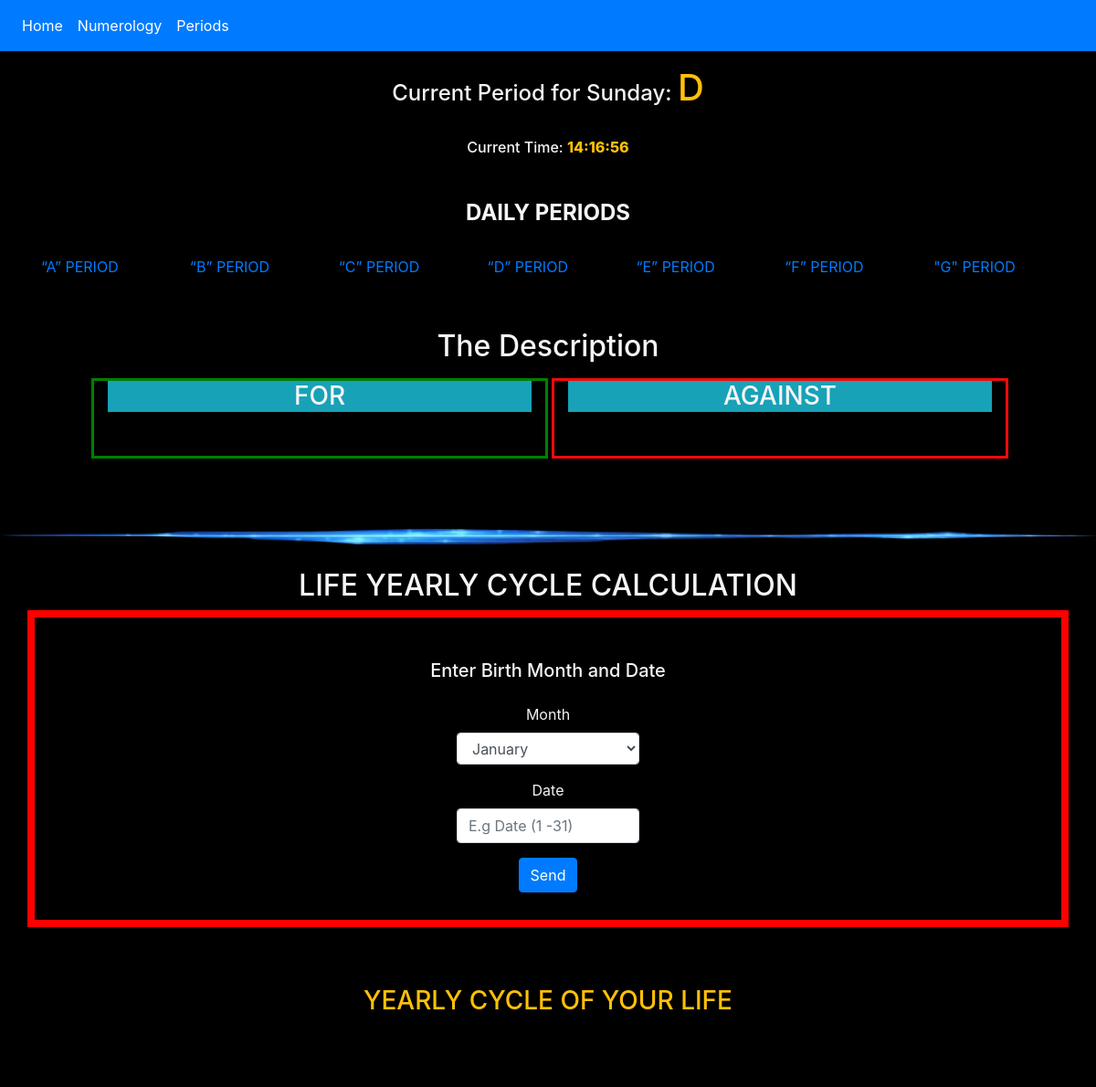
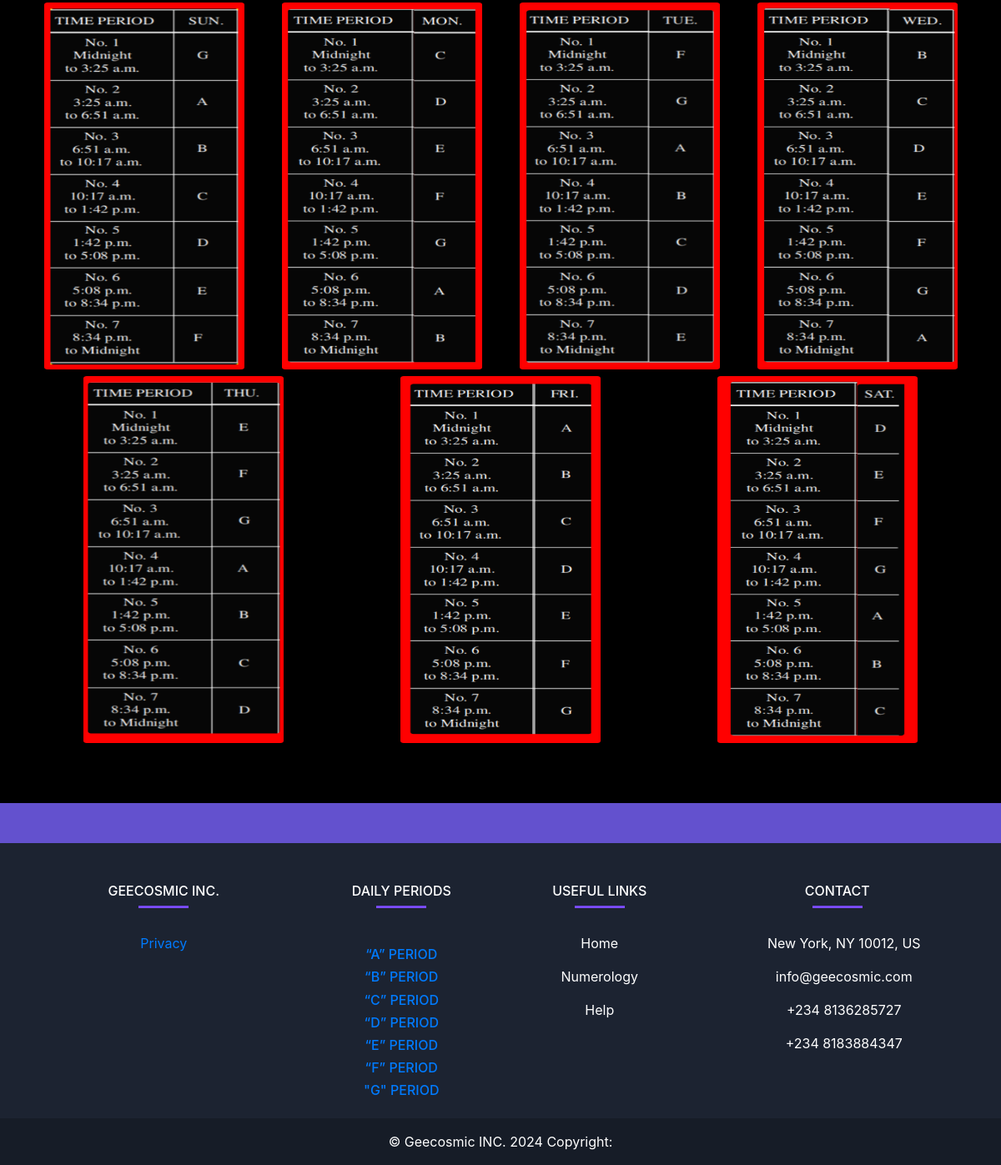
Page /main_page on the committed database (2 pictures, top to bottom).
### life/models.py (models this page shows, shortened)
class Period(models.Model):
  title =  models.CharField(max_length=200, null=True)
  message_for = models.TextField( null=True)
  message_against = models.TextField( null=True)
  class Meta:
    ordering = ['id']

### life/views.py (the view, shortened to what this page needs)
# urls.py: path('main_page', views.main_page, name='main_page'),  # Default view without a selected period
def main_page(request, id=None):
    timezone = request.COOKIES.get('timezone', 'UTC')
    start_date = None
    cycle_periods = []
    today, current_period_letter, period_index = get_period_for_day_and_time(timezone=timezone)
    periods = Period.objects.all()  # Retrieve all periods
    period = None
    if id:
        period = get_object_or_404(Period, id=id)
    context = {
        'periods': periods,
        'selected_period': period,  # Pass the selected period details to the template
        'today': today,
        'current_period_letter':current_period_letter ,
        'period_index': period_index,
        'cycle_periods': cycle_periods,
        'start_date':  start_date,
    }
    return render(request, 'main_page.html', context)

### life/context_processors.py (called while the page is built)
def periods_processor(request):
    periods = Period.objects.all().order_by('-title')
    return {'periods': periods}

### life/templates/main_page.html (shortened to what this page needs)
{% load static %}
<!DOCTYPE html>
<html lang="en">
<head>
    <link rel="stylesheet" href="https://cdn.jsdelivr.net/npm/bootstrap@4.6.2/dist/css/bootstrap.min.css">
</head>
<body>
    {%include "nav.html"%}
<h4 class="text-center pt-3">
  Current Period for {{ today }}: <b class="text-warning h1">{{ current_period_letter }}</b>
</h4>
<br>
<h6 class="text-center">Current Time: <span class="text-warning" id="clock"></span></h6>
<br>
<center class="pt-3">
    <h4><b>DAILY PERIODS</b></h4></center> <br>
<div class="container">
    <div class="row">
        {% for period in periods %}
        <div class="col perd">
            <a href="{% url 'main_page_with_detail' period.id %}#here">{{ period.title }}</a></h4>
        </div>
        {% endfor %}
    </div>
</div>
<br> <br>
<center  id="here" class="p-2"><h2>The  Description</h2>
</center>
<div class="container-fluid">
    <div class="row">
        <div class="col-md-1">
        </div>
        <div class="col-md-5 bpro mr-1">
            <center class="bg-info"><h3>FOR</h3></center><br>
        </div>
        <div class="col-md-5 bcon">
            <center class="bg-info"><h3>AGAINST</h3></center><br>
        </div>
    </div>
</div><br> <br> <br>
<img class="imgw" src="{% static 'images2/line2.png' %}" width="100%" alt="Image"> <br> <br>
<h2 class="text-center">LIFE YEARLY CYCLE CALCULATION</h2>
<div class="container con1">
  <center>
    <div class="container">
      <h5 class="p-3">Enter Birth Month and Date</h5>
  <form class="fm" method="POST" action="" id="yearly-cycle-form">
  <div class="form-group">
  <label for="month">Month</label>
  <select style="width:200px; height:35px;" id="month" name="month" class="form-control">
  <option value="January">January</option>
  </select>
  </div>
  <div class="form-group">
  <label for="date">Date</label>
  <input style="width:200px;" type="number" class="form-control" id="date" name="date" placeholder="E.g Date (1 -31)">
  </div>
  <button  onclick="window.location.hash='yearcycle';" type="submit" class="btn btn-primary">Send</button>
  </form>
  </center>
 </div><br>
  <br>
  <div id="yearcycle" class="container mt-3">
    <h3 class="pb-3 text-warning text-center">YEARLY CYCLE OF YOUR LIFE</h3>
</div> <br> <br>
<div class="container text-center">
    <div class="row">
      <div class="col py-2"><img src="{% static 'images/days/sun' %}.png" width="240px" height="440px" alt="Image">
      </div>
      <div class="col py-2"><img src="{% static 'images/days/mon' %}.png" width="240px" height="440px" alt="Image">
      </div>
      <div class="col py-2"><img src="{% static 'images/days/tue' %}.png" width="240px" height="440px" alt="Image">
      </div>
      <div class="col py-2"><img src="{% static 'images/days/wed' %}.png" width="240px" height="440px" alt="Image">
      </div>
    </div>
  </div>
  <div class="container text-center">
    <div class="row">
      <div class="col"><img src="{% static 'images/days/thur' %}.png" width="240px" height="440px" alt="Image"><br><br>
      </div>
      <div class="col"><img src="{% static 'images/days/fri' %}.png" width="240px" height="440px" alt="Image"><br><br>
      </div>
      <div class="col"><img src="{% static 'images/days/sat' %}.png" width="240px" height="440px" alt="Image"><br><br>
      </div>
    </div>
  </div> <br><br>
{% include "footer.html"%}
</body>
</html>

### life/templates/nav.html (shortened to what this page needs)
<nav class="navbar navbar-expand-lg navbar-dark bg-primary">
  <div class="collapse navbar-collapse" id="navbarSupportedContent">
    <ul class="navbar-nav mr-auto">
      <li class="nav-item active">
        <a class="nav-link" href="/">Home</a>
      </li>
      <li class="nav-item active">
        <a class="nav-link" href="{% url 'index2' %}">Numerology</a>
      </li>
      <li class="nav-item active">
        <a class="nav-link" href="{% url 'main_page' %}">Periods</a>
      </li>
    </ul>
  </div>
</nav>

### life/templates/footer.html (shortened to what this page needs)
  <footer
          class="text-center text-lg-start text-white"
          style="background-color: #1c2331"
          >
    <section
             class="d-flex justify-content-between p-4"
             style="background-color: #6351ce"
             >
    </section>
    <section class="">
      <div class="container text-center text-md-start mt-5">
        <div class="row mt-3">
          <div class="col-md-3 col-lg-4 col-xl-3 mx-auto mb-4">
            <h6 class="text-uppercase fw-bold">Geecosmic Inc.</h6>
            <hr
                class="mb-4 mt-0 d-inline-block mx-auto"
                style="width: 60px; background-color: #7c4dff; height: 2px"
                />
            <p>
              <a href="{% url 'privacy-page' %}">Privacy</a></h4>
            </p>
          </div>
          <div class="col-md-2 col-lg-2 col-xl-2 mx-auto mb-2">
            <h6 class="text-uppercase fw-bold">Daily Periods</h6>
            <hr
                class="mb-4 mt-0 d-inline-block mx-auto"
                style="width: 60px; background-color: #7c4dff; height: 2px"
                />
            <p>
                {% for period in periods %}
                    <h6>
                        <a href="{% url 'main_page_with_detail' period.id %}#here">{{ period.title }}</a></h4>
                    </h6>
                {% endfor %}
            </p>
          </div>
          <div class="col-md-3 col-lg-2 col-xl-2 mx-auto mb-4">
            <h6 class="text-uppercase fw-bold">Useful links</h6>
            <hr
                class="mb-4 mt-0 d-inline-block mx-auto"
                style="width: 60px; background-color: #7c4dff; height: 2px"
                />
            <p>
              <a href="{% url 'tikkun'%}" class="text-white">Home</a>
            </p>
            <p>
              <a href="{% url 'index2'%}" class="text-white">Numerology</a>
            </p>
            <p>
              <a href="#!" class="text-white">Help</a>
            </p>
          </div>
          <div class="col-md-4 col-lg-3 col-xl-3 mx-auto mb-md-0 mb-4">
            <h6 class="text-uppercase fw-bold">Contact</h6>
            <hr
                class="mb-4 mt-0 d-inline-block mx-auto"
                style="width: 60px; background-color: #7c4dff; height: 2px"
                />
            <p> New York, NY 10012, US</p>
            <p> info@geecosmic.com</p>
            <p> +234 8136285727</p>
            <p> +234 8183884347</p>
          </div>
        </div>
      </div>
    </section>
    <div
         class="text-center p-3"
         style="background-color: rgba(0, 0, 0, 0.2)"
         >
      © Geecosmic INC. 2024 Copyright:
    </div>
  </footer>

### life/templates/main_page.html (style rules this page uses)
body { overflow-x: hidden; background-color: black; color: whitesmoke; }
html { scroll-behavior: smooth; }
.bpro { border: 3px solid green; }
.bcon { border: 3px solid rgb(243, 10, 10); }
.con1 { padding-top: 30px; padding-bottom: 30px; border: 8px solid red; }
#yearcycle { display: block; visibility: visible; opacity: 1; }
span { font-weight: 800; }

### rows in the picture
Period: title "“A” PERIOD"
Period: title "“B” PERIOD"
Period: title "“C” PERIOD"
Period: title "“D” PERIOD"
Period: title "“E” PERIOD"
Period: title "“F” PERIOD"
Period: title "\"G\" PERIOD"

### other values in the picture
{{ today }} "Sunday"
{{ current_period_letter }} "D"
